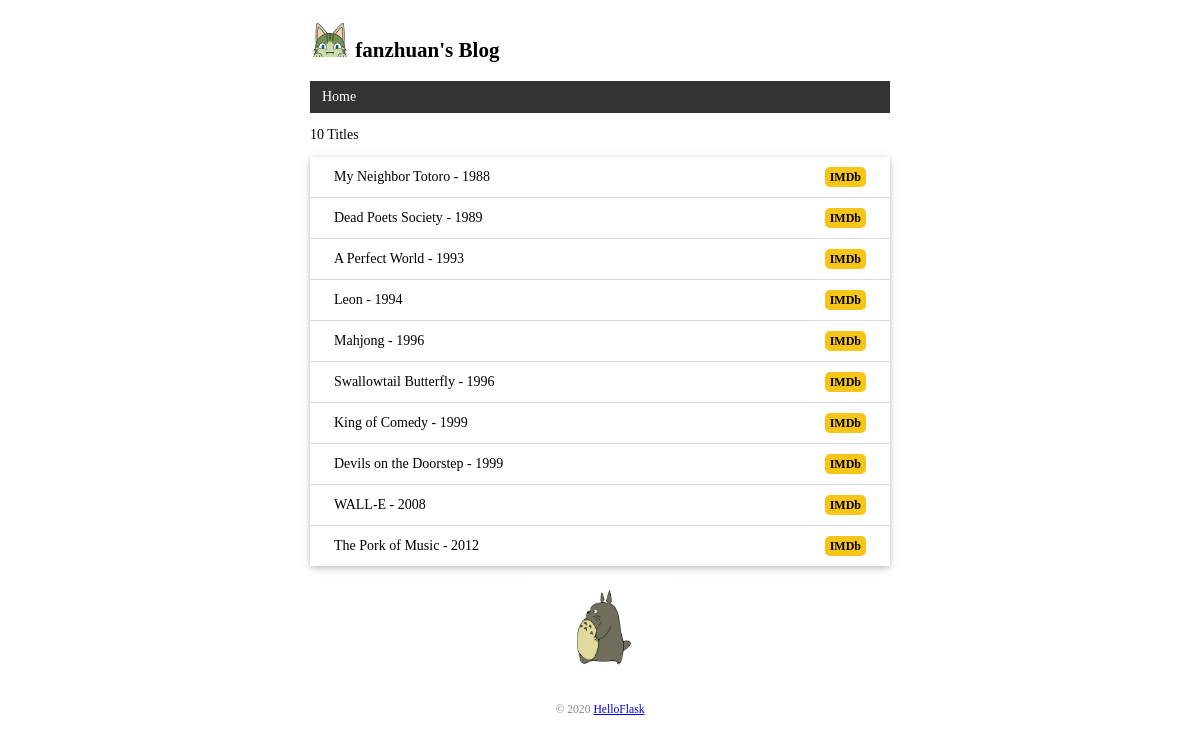
The page / on the database its author committed.
### app.py (models this page shows)
class User(db.Model):
    id = db.Column(db.Integer, primary_key=True)
    name = db.Column(db.String(20))

class Movie(db.Model):
    id = db.Column(db.Integer, primary_key=True)
    title = db.Column(db.String(60))
    year = db.Column(db.String(4))

### app.py (the view)
@app.route('/')
def index():
    movies = Movie.query.all()
    return render_template("index.html", movies=movies)

### app.py (called while the page is built)
@app.context_processor
def inject_user():
    user = User.query.first()
    return dict(user=user)

### templates/index.html
{% extends 'base.html' %}
{% block content %}
<p>{{ movies|length }} Titles</p>
<ul class="movie-list">
    {% for movie in movies %}
    <li>
        {{ movie.title }} - {{ movie.year }}
        <span class="float-right">
            <a href="https://www.imdb.com/find?q={{ movie.title }}" class="imdb" target="_blank" title="Find this movie on IMDb">IMDb</a>
        </span>
    </li>
    {% endfor %}
</ul>
<img src="{{ url_for('static', filename='images/totoro.gif') }}" alt="Walking Totoro" class="totoro" title="to~to~ro">
{% endblock %}

### templates/base.html (shortened to what this page needs)
<!DOCTYPE html>
<html lang="en">
<head>
    {% block head %}
    <link rel="stylesheet" href="{{ url_for('static', filename='style.css') }}" type="text/css">
    {% endblock %}
</head>
<body>
    <h2>
        <img class="avatar" src="{{ url_for('static', filename='images/avatar.png') }}" alt="Avatar">
        {{ user.name }}'s Blog
    </h2>
    <nav>
        <ul>
            <li><a href="{{ url_for('index') }}">Home</a></li>
        </ul>
    </nav>
    {% block content %}{% endblock %}
    <footer>
        <small>&copy; 2020 <a href="https://github.com/fanzhuanjun/FanZhuanBlog">HelloFlask</a></small>
    </footer>
</body>
</html>

### static/style.css (style rules this page uses)
body { margin: auto; max-width: 580px; font-size: 14px; }
footer { color: #888; margin-top: 15px; text-align: center; padding: 10px; }
.avatar { width: 40px; }
.movie-list { list-style-type: none; padding: 0; margin-bottom: 10px; box-shadow: 0 2px 5px 0 rgba(0, 0, 0, 0.16), 0 2px 10px 0 rgba(0, 0, 0, 0.12); }
.movie-list li { padding: 12px 24px; border-bottom: 1px solid #ddd; }
.movie-list li:last-child { border-bottom: none; }
.totoro { display: block; margin: 0 auto; height: 100px; }
nav ul { list-style-type: none; margin: 0; padding: 0; overflow: hidden; background-color: #333; }
nav li { float: left; }
nav li a { display: block; color: white; text-align: center; padding: 8px 12px; text-decoration: none; }
.float-right { float: right; }
.imdb { font-size: 12px; font-weight: bold; color: black; text-decoration: none; background: #F5C518; border-radius: 5px; padding: 3px 5px; }

### rows shown on the page
User: name "fanzhuan"
Movie: title "My Neighbor Totoro", year "1988"
Movie: title "Dead Poets Society", year "1989"
Movie: title "A Perfect World", year "1993"
Movie: title "Leon", year "1994"
Movie: title "Mahjong", year "1996"
Movie: title "Swallowtail Butterfly", year "1996"
Movie: title "King of Comedy", year "1999"
Movie: title "Devils on the Doorstep", year "1999"
Movie: title "WALL-E", year "2008"
Movie: title "The Pork of Music", year "2012"

### other values the page prints
{{ movies|length }} "10"
